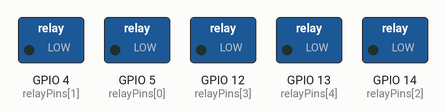
Recording of a sketch running on a simulated ESP8266 (NodeMCU). On the bench: switched loads named in the sketch (green lamp = pin HIGH). What the sketch prints to the serial monitor is not drawn.

Above: at 5.0 s.
Timing chart, 0 to 13.0 s (numbered marks = the images above):
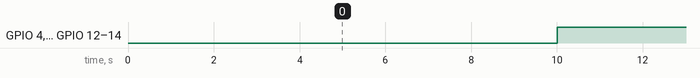

The sketch:

UDPRele.ino
```cpp
#include <ESP8266WiFi.h>
#include <WiFiUdp.h>
//const char* ssid = "philip.gerasim ";
//const char* password = "Yogerrasim1";

const char* ssid = "";
const char* password = "04072000";


// Пины для реле
const int relayPins[5] = {5, 4, 14, 12, 13};  // Только 4 реле

void setup() {
  Serial.begin(115200);

  // Настройка пинов
  for (int i = 0; i < 5; i++) {
    pinMode(relayPins[i], OUTPUT);
    digitalWrite(relayPins[i], LOW);
  }


}

void loop() {
  delay(5000);
  for (int i = 0; i < 5; i++) {
    bool requestedState = (true);
    digitalWrite(relayPins[i], LOW);  // Назначаем состояние независимо от текущего
    Serial.print("Relay ");
    Serial.print(i);
    Serial.print(" set to ");
    Serial.println(requestedState ? "HIGH" : "LOW");
  }
  delay(5000);
  for (int i = 0; i < 5; i++) {
    bool requestedState = (false);
    digitalWrite(relayPins[i], HIGH);  // Назначаем состояние независимо от текущего
    Serial.print("Relay ");
    Serial.print(i);
    Serial.print(" set to ");
    Serial.println(requestedState ? "HIGH" : "LOW");
  }

}
```

Measured:
- by itself, GPIO 4 (relayPins[1]), GPIO 5 (relayPins[0]), GPIO 12 (relayPins[3]), GPIO 13 (relayPins[4]), GPIO 14 (relayPins[2]): alternates HIGH for 5.0 s and LOW for 5.0 s
